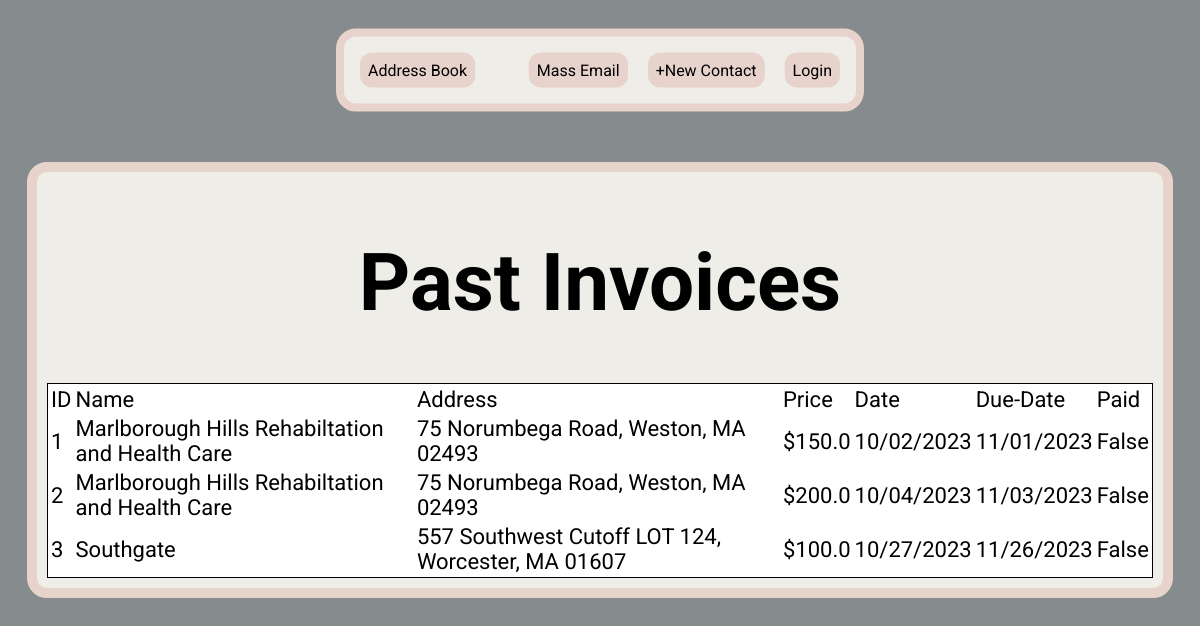
Screenshot of /invoice-list with the database file from the repository.
### main.py (models this page shows)
class InvoiceTable(db.Model):
    __tablename__ = 'invoice_table'
    id = db.Column(db.Integer, primary_key=True)
    facility = db.Column(db.String(250))
    street = db.Column(db.String(250))
    town = db.Column(db.String(250))
    state = db.Column(db.String(250))
    zip_code = db.Column(db.String(250))
    date = db.Column(db.String(250))
    due_date = db.Column(db.String(250))
    price = db.Column(db.Float)
    title = db.Column(db.String(250))
    description = db.Column(db.String(250))
    paid = db.Column(db.Boolean, default=False)
    data_base_id = db.Column(db.Integer, db.ForeignKey('database.id'))

### main.py (the view)
@app.route('/invoice-list')
def invoice_list():
    invoices = InvoiceTable.query.all()
    return render_template('invoice-list.html', invoices=invoices)

### templates/invoice-list.html
{% include "header.html" %}
<body>
    <div class="libraryItemsContainer">
        <div class="formContainerColumn tableContainer">
            <h1>Past Invoices</h1>
            <table class="tableContent">
                <tr>
                    <td>ID</td>
                    <td>Name</td>
                    <td>Address</td>
                    <td>Price</td>
                    <td>Date</td>
                    <td>Due-Date</td>
                    <td>Paid</td>
                </tr>
                {% for invoice in invoices %}
                    <tr>
                        <td>{{ invoice.id }}</td>
                        <td>{{ invoice.facility }}</td>
                        <td>
                            {{ invoice.street }}, {{ invoice.town }},
                            {{ invoice.state }} {{ invoice.zip_code }}
                        </td>
                        <td>${{ invoice.price }}</td>
                        <td>{{ invoice.date }}</td>
                        <td>{{ invoice.due_date }}</td>
                        <td>{{ invoice.paid }}</td>
                    </tr>
                {% endfor %}
            </table>
        </div>
    </div>
</body>
</html>

### static/css/stylesheet.css (style rules this page uses)
html, body { overflow-x: hidden; font-family: 'Roboto', sans-serif; }
body { background-color: #868B8E; font-family: 'Roboto', sans-serif; box-sizing: border-box; }
h1 { font-size: 80px; text-align: center; }
.formContainerColumn { display: flex; flex-direction: column; width: 65%; min-width: 475px; margin-bottom: 20px; margin-top: 20px; margin-left: auto; margin-right: auto; background-color: #EEEDE7; border-radius: 20px; border: 10px solid #E7D2CC; }
.libraryItemsContainer { display: flex; flex-wrap: wrap; justify-content: space-evenly; align-items: center; margin: 10px; }
.tableContainer { padding: 10px; width: 95%; }
.tableContent { background-color: white; font-size: 22px; border: 1px solid black; }

### rows the page displays
InvoiceTable: id "1", facility "Marlborough Hills Rehabiltation and Health Care", street "75 Norumbega Road", town "Weston", state "MA", zip_code "02493", price "150.0", date "10/02/2023", due_date "11/01/2023", paid "False"
InvoiceTable: id "2", facility "Marlborough Hills Rehabiltation and Health Care", street "75 Norumbega Road", town "Weston", state "MA", zip_code "02493", price "200.0", date "10/04/2023", due_date "11/03/2023", paid "False"
InvoiceTable: id "3", facility "Southgate", street "557 Southwest Cutoff LOT 124", town "Worcester", state "MA", zip_code "01607", price "100.0", date "10/27/2023", due_date "11/26/2023", paid "False"
